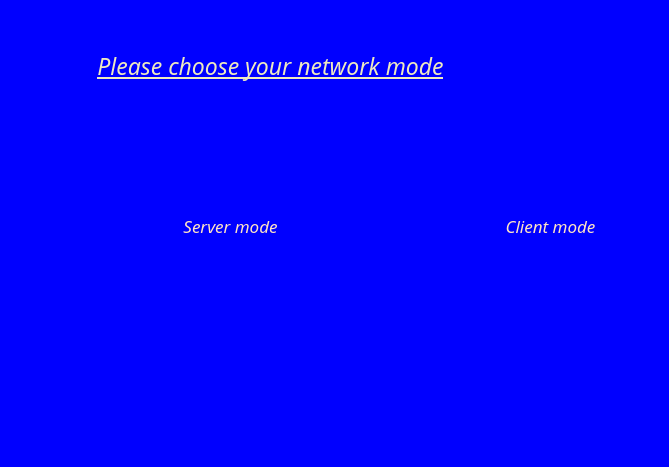
<?xml version="1.0" encoding="UTF-8"?>
<ui version="4.0">
 <class>ask_server_or_client</class>
 <widget class="QWidget" name="ask_server_or_client">
  <property name="geometry">
   <rect>
    <x>0</x>
    <y>0</y>
    <width>669</width>
    <height>467</height>
   </rect>
  </property>
  <property name="windowTitle">
   <string>Form</string>
  </property>
  <property name="styleSheet">
   <string notr="true">*{
	background:rgb(255, 255, 255);
	font-family:Century Gothic,sans-serif;
}
QFrame{
background: blue;
}
QFrame{
	border:sold 10px rgba(0,0,0);
	background-image: url(I:/coding/C++project/final_checker/pictureSource/ask3.png);
}
QLineEdit{
	color: #8d98a1;
	background-color:#405361;
}
QLineEdit{
	color: #8d98a1;
	background-color:#405361;
	font-size:18px;
	border-style:outset;
	border-radius:10px;
}
QPushButton{
	background:rgba(85,170,225,0);
	border-style:outset;
	border-radius:10px; 
	color:#FFE4C4;
}
QPushButton:pressed{
	background-color:#405361;
	border-style:inset;
}
QCheckBox{
	background:rgba(85,170,225,0);
	color:white;
}
QLabel{
	background:rgba(85,170,225,0);
	color:#EEE9BF;
	font-style: italic bold;
	font size:50px;
}

</string>
  </property>
  <widget class="QFrame" name="frame">
   <property name="geometry">
    <rect>
     <x>0</x>
     <y>0</y>
     <width>671</width>
     <height>471</height>
    </rect>
   </property>
   <property name="frameShape">
    <enum>QFrame::StyledPanel</enum>
   </property>
   <property name="frameShadow">
    <enum>QFrame::Raised</enum>
   </property>
   <widget class="QLabel" name="label">
    <property name="geometry">
     <rect>
      <x>-10</x>
      <y>40</y>
      <width>561</width>
      <height>51</height>
     </rect>
    </property>
    <property name="font">
     <font>
      <pointsize>17</pointsize>
      <italic>true</italic>
      <bold>false</bold>
      <underline>true</underline>
     </font>
    </property>
    <property name="text">
     <string>Please choose your network mode</string>
    </property>
    <property name="alignment">
     <set>Qt::AlignCenter</set>
    </property>
   </widget>
   <widget class="QPushButton" name="Client">
    <property name="geometry">
     <rect>
      <x>480</x>
      <y>190</y>
      <width>141</width>
      <height>71</height>
     </rect>
    </property>
    <property name="font">
     <font>
      <pointsize>13</pointsize>
      <italic>true</italic>
      <bold>false</bold>
     </font>
    </property>
    <property name="text">
     <string>Client mode</string>
    </property>
   </widget>
   <widget class="QPushButton" name="Server">
    <property name="geometry">
     <rect>
      <x>160</x>
      <y>190</y>
      <width>141</width>
      <height>71</height>
     </rect>
    </property>
    <property name="font">
     <font>
      <pointsize>13</pointsize>
      <italic>true</italic>
      <bold>false</bold>
     </font>
    </property>
    <property name="text">
     <string>Server mode</string>
    </property>
   </widget>
  </widget>
 </widget>
 <resources/>
 <connections/>
</ui>
